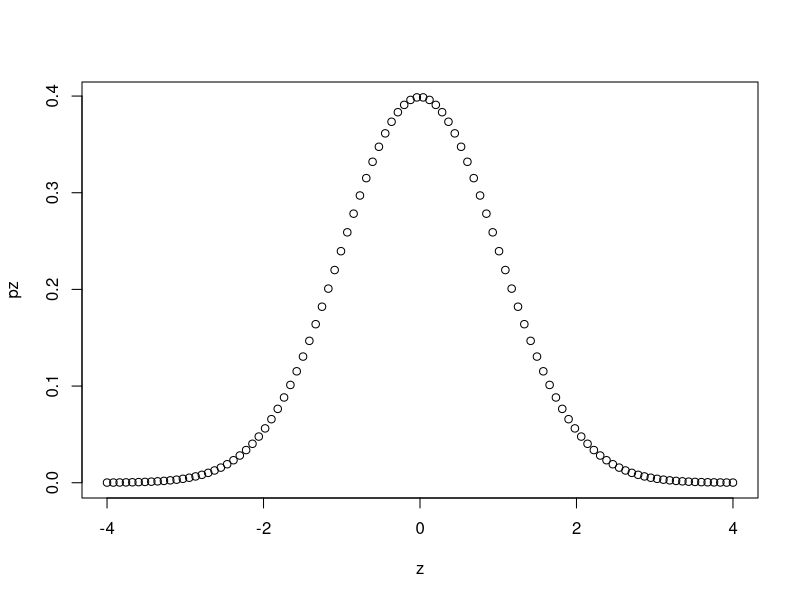
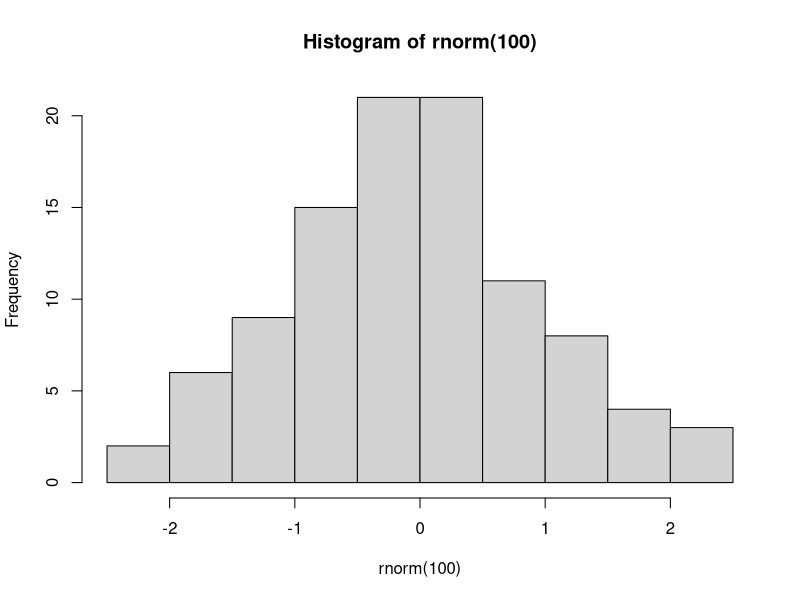
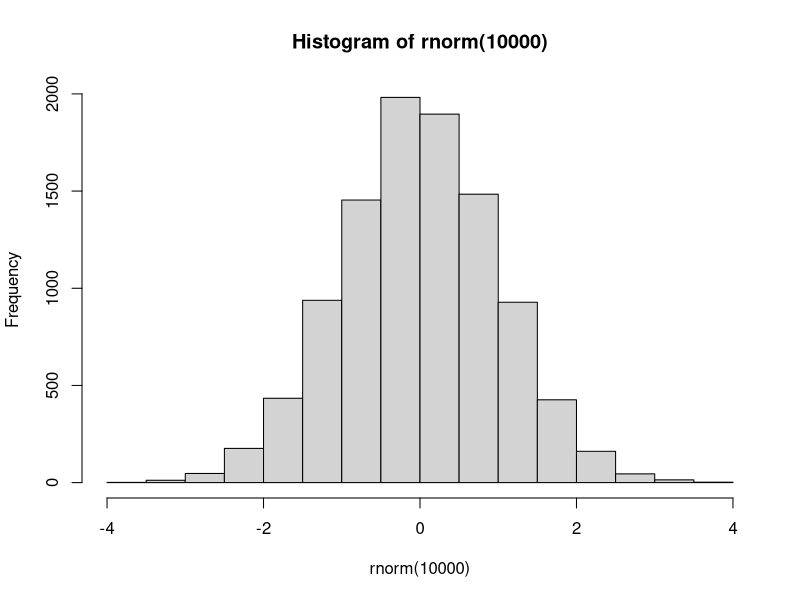
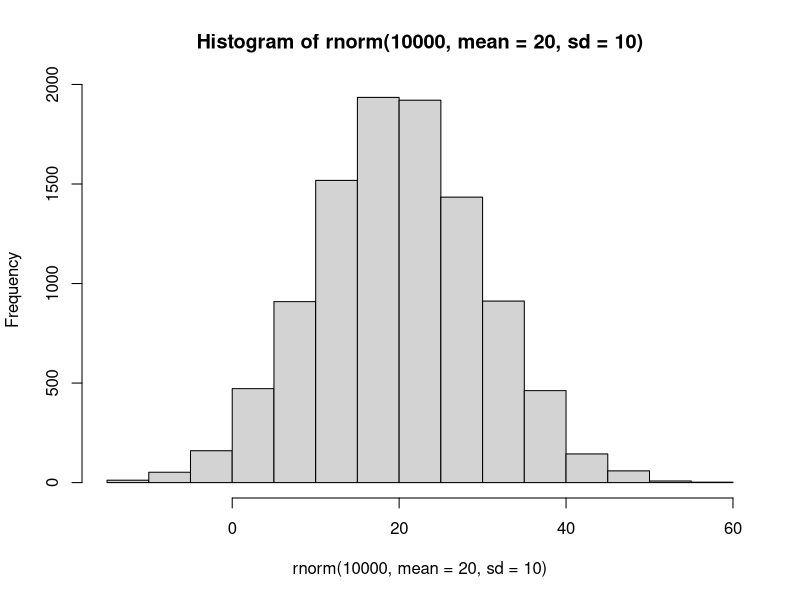
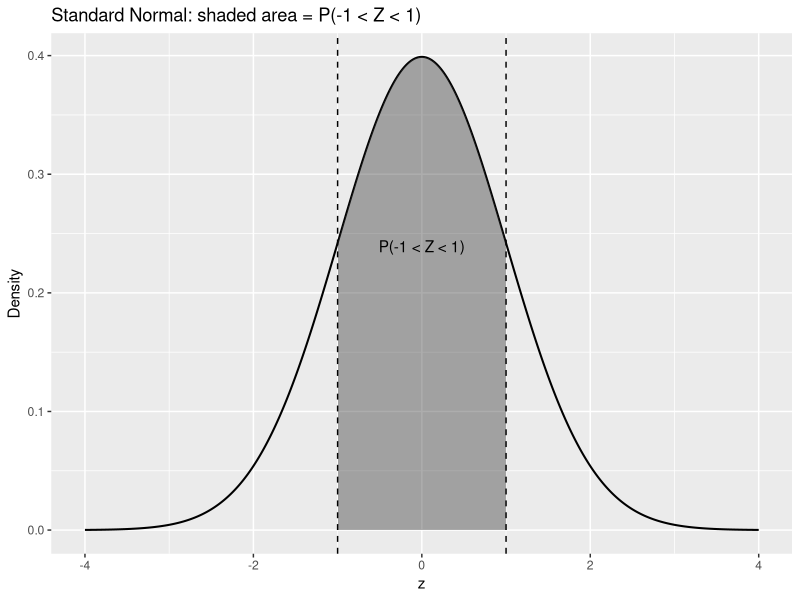
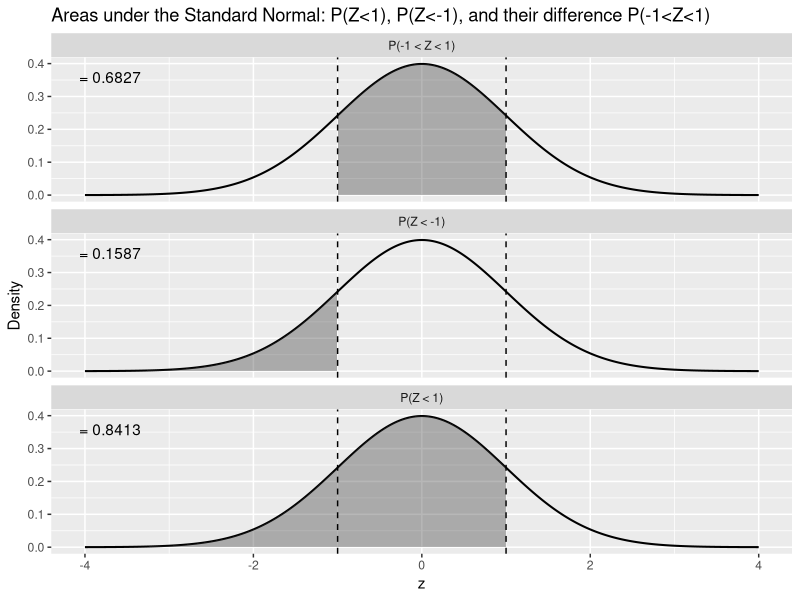
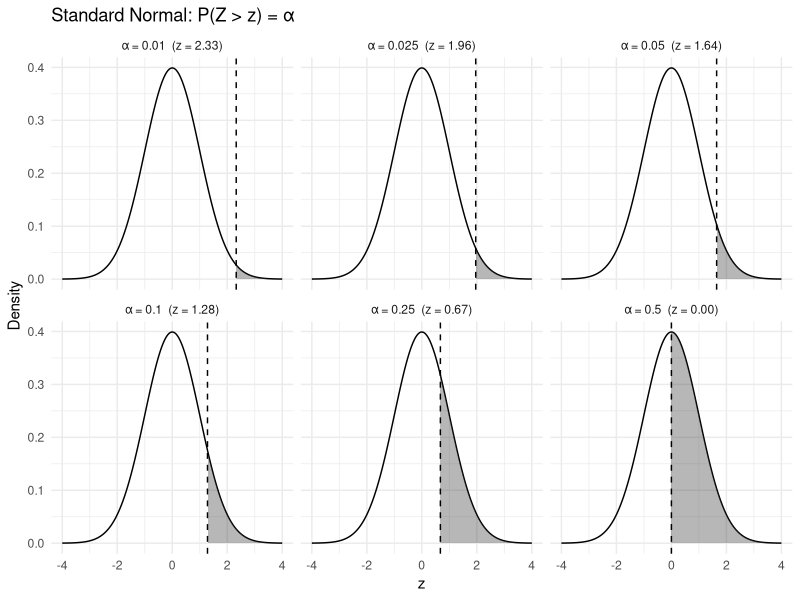
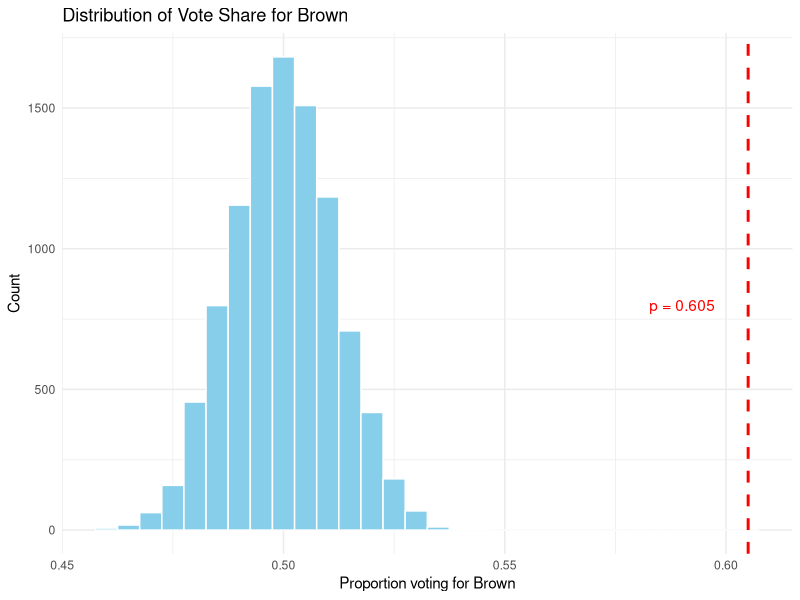

Here is the R script that generated these plots, in order:
library(tidyverse)

# Sampling distributions and z-scores

set.seed(123) # reproducibility

# In this class, we're still using pretty basic functions. 
# The most important knowledge might not be to know how these functions work, you can always google it, check the help?, ask chatgpt.
# Rather, we focus on visualizing what we're doing, and creating links between the empirical part (how would you do it by hand), and the computations.
# As such, the code contains simulations of distributions, and ggplots, which are meant for illustrating more than for you to learn how to use.

# a tutorial on how to use ggplot:
# > https://r4ds.hadley.nz/data-visualize.html

#### Toolbox with main functions ####

# pnorm(q, mean=0, sd=1, lower.tail=TRUE, log.p=FALSE)

# Calculate the probability (or area under the curve / AUC) to the left of a normal distribution: 
# default is mean = 0 and sd  = 1 -> z-distribution
# Returns P(X <= q) for X ~ N(mean, sd)

pnorm(1, lower.tail = FALSE)       # right-tail area at z = 1
pnorm(-1) # this is equivalent to using the table you'll use 'by hand' -> this function works with symmetrically from the course's table

pnorm(-1, mean = 0, sd = 3) # could edit the mean and sd argumments

pnorm(1, lower.tail = F) # using the lower.tail = F argument, this is more similar to using the table (probability, or area under the curve, of a positive z-value)

pnorm(2) - pnorm(-1)               # P(-1 < Z < 2)
pnorm(70, mean=60, sd=10)          # no need to standardize by hand

# dnorm(x, mean=0, sd=1, log=FALSE)
# Returns the density (height) at x — not a probability
dnorm(0) # can be used to plot the distribution of a normal distribution (can always manually set mean and sds) -> we use it with value ranging from -4 to 4, see:

z <- seq(-4, 4, length.out = 100)
pz <- dnorm(z) 

plot(pz~z) # plot of N(0,1)

# qnorm(p, mean=0, sd=1, lower.tail=TRUE, log.p=FALSE)
# Quantile: z such that P(Z <= z) = p // Calculate a z-value for a probability
# P(output < -1) = input 
qnorm(0.5) # will give you the z-value corresponding to a certain probability (still considering the area under the curve of the left of that value, without using lower.tail = F)

qnorm(0.95)
qnorm(0.05) # is equal to the symetric z-value for a centered normal

qnorm(c(0.025, 0.975))             # ≈ -1.96, 1.96 -> could use more than 1 argument

qnorm(0.90, mean=100, sd=15)       # 90th percentile of N(100,15)

# rnorm(n, mean=0, sd=1)
# can be used to generate a random sample for a population that would follow a normal distribution of given mean and sd 
# Random draws; set.seed() for reproducibility
set.seed(123)

rnorm(50) 

hist(rnorm(100))

hist(rnorm(10000))

hist(rnorm(10000, mean = 20, sd = 10))

#### 4.9 ####
# For a normal distribution, verify that the probability between
# (a) μ − σ and μ + σ equals 0.68.
# (b) μ − 1.96σ and μ + 1.96σ equals 0.95.
# (c) μ − 3σ and μ + 3σ equals 0.997.
# (d) μ − 0.67σ and μ + 0.67σ equals 0.50.

# P(μ−kσ<X<μ+kσ)=P(−k<Z<k) # >> remember this!  

## - Visual + computation for P(μ-σ < X < μ+σ) -

## 1) Plot the standard normal and shade area between -1 and 1
z <- seq(-4, 4, length.out = 1000)
df <- data.frame(z = z, dens = dnorm(z))

z_left  <- -1
z_right <-  1

ggplot(df, aes(z, dens)) +
  geom_line(size = 0.7) +
  geom_ribbon(
    data = subset(df, z >= z_left & z <= z_right),
    aes(ymin = 0, ymax = dens),
    alpha = 0.4
  ) +
  geom_vline(xintercept = c(z_left, z_right), linetype = "dashed") +
  labs(
    x = "z",
    y = "Density",
    title = "Standard Normal: shaded area = P(-1 < Z < 1)"
  ) +
  annotate("text", x = 0, y = dnorm(0)*0.6, label = "P(-1 < Z < 1)")

### optional (will be done on whiteboard in class) ###
# probabilities
p_left  <- pnorm(z_left)            # P(Z < -1) -> that's the behavior of the function, it calculates the Area Under the Curve (AUC) on the left of the value
# you could calculate the AUC on the right side by using pnorm(z_left, lower.tail = F) -> check what the default behavior is in the help?
p_right <- pnorm(z_right)           # P(Z <  1)
p_mid   <- p_right - p_left         # P(-1 < Z < 1)

# build a long data frame with which area to shade in each panel
df_long <- bind_rows(
  df %>% mutate(panel = "P(Z < 1)",     shade = ifelse(z <= z_right, dens, NA_real_)),
  df %>% mutate(panel = "P(Z < -1)",    shade = ifelse(z <= z_left,  dens, NA_real_)),
  df %>% mutate(panel = "P(-1 < Z < 1)",shade = ifelse(z >= z_left & z <= z_right, dens, NA_real_))
)

# labels to annotate each facet with its numeric value
ann <- data.frame(
  panel = c("P(Z < 1)", "P(Z < -1)", "P(-1 < Z < 1)"),
  x     = c(-3.7, -3.7, -3.7),
  y     = c(dnorm(0)*0.9, dnorm(0)*0.9, dnorm(0)*0.9),
  lab   = c(
    sprintf("= %.4f", p_right),
    sprintf("= %.4f", p_left),
    sprintf("= %.4f", p_mid)
  )
)

ggplot(df_long, aes(z, dens)) +
  geom_line(size = 0.7) +
  geom_ribbon(aes(ymin = 0, ymax = shade), alpha = 0.35, na.rm = TRUE) +
  geom_vline(xintercept = c(z_left, z_right), linetype = "dashed") +
  facet_wrap(~ panel, nrow = 3) +
  labs(
    x = "z",
    y = "Density",
    title = "Areas under the Standard Normal: P(Z<1), P(Z<-1), and their difference P(-1<Z<1)"
  ) +
  geom_text(data = ann, aes(x = x, y = y, label = lab), inherit.aes = FALSE)


## 2) Compute the probability using pnorm()

# (i) Standard normal version: P(-1 < Z < 1)
p_std <- pnorm(1) - pnorm(-1)        # same as 2*pnorm(1) - 1 (mathematical property of the symmetry, you can draw it by hand)
p_std

# (ii) Equivalent computation on any N(mu, sigma^2): P(mu - sigma < X < mu + sigma) 
# >> just to show you that you can use these functions directly without calculating a z-score in case you're working with "real data"
mu    <- 10
sigma <- 3
p_x <- pnorm(mu + sigma, mean = mu, sd = sigma) -
  pnorm(mu - sigma, mean = mu, sd = sigma)
p_x

## b, (or by extension, c & d) can be calculated by replacing the 'sigma' value here:
p_std <- pnorm(1.96) - pnorm(-1.96)        # same as 2*pnorm(1.96) - 1
p_std

p_std <- pnorm(3) - pnorm(-3)       

p_std <- pnorm(0.67) - pnorm(-0.67)
p_std

# >> in the next example we go from the probability to the z-score

#### 4.10 ####

# Find the z-value for which the probability that a normal variable exceeds μ + zσ equals 
# (a) 0.01, (b) 0.025, (c) 0.05, (d) 0.10, (e) 0.25, (f) 0.50

qnorm(1 - 0.01) # this is the simple way of doing it 
# note that the behavior is the area under the curve on the left of the computed quantile

# next I propose a visualisation + a way to do it for multiple values

# Target tail probabilities
alpha <- c(0.01, 0.025, 0.05, 0.10, 0.25, 0.50)

# z such that P(Z > z) = alpha
z <- qnorm(1 - alpha)

# Quick table (z rounded) + check via pnorm()
res <- data.frame(alpha = alpha, z = round(z, 3),
                  check = round(pnorm(z, lower.tail = FALSE), 3))
print(res)

# - Plot: shade right-tail area α in each panel 
zgrid <- seq(-4, 4, length.out = 2000)
base  <- data.frame(z = zgrid, dens = dnorm(zgrid))

# Build a small dataframe for facets (one per alpha)
labels <- paste0("α = ", alpha, "  (z = ", sprintf("%.2f", z), ")")
plot_df <- do.call(rbind, lapply(seq_along(alpha), function(i) {
  df <- base
  df$panel <- labels[i]
  df$shade <- ifelse(df$z >= z[i], df$dens, NA_real_)
  df
}))
vlines <- data.frame(panel = labels, x = z)

ggplot(plot_df, aes(z, dens)) +
  geom_line() +
  geom_ribbon(aes(ymin = 0, ymax = shade), alpha = 0.35, na.rm = TRUE) +
  geom_vline(data = vlines, aes(xintercept = x), linetype = "dashed") +
  facet_wrap(~ panel, nrow = 2) +
  labs(title = "Standard Normal: P(Z > z) = α",
       x = "z", y = "Density") +
  theme_minimal()

#### Normal distribution + z-score for a proportion variable (votes for Brown) ####

# example 4.11 from the book (in the course section, not the exercices)

# Set parameters
n <- 1824       # number of voters
n_sim <- 10000  # number of simulated elections

# Simulate each election: number of votes for Brown
votes_Brown <- rbinom(n = n_sim, size = n, prob = 0.5)

# Compute proportion of votes for Brown
prop_Brown <- votes_Brown / n

# Basic summary
mean(prop_Brown)        # average vote share for Brown (should be close to 0.5)
sd(prop_Brown)          # standard deviation across simulations : sqrt(p*(1-p)/n) is an estimation (in practice we usually do not know the underlying pop's sd)

data <- data.frame(prop_Brown)

# Plot with ggplot2
ggplot(data, aes(x = prop_Brown)) +
  geom_histogram(binwidth = 0.005, fill = "skyblue", color = "white") +
  geom_vline(xintercept = 0.605, color = "red", linetype = "dashed", size = 1) +
  annotate("text", x = 0.605, y = 800, label = "p = 0.605", color = "red", hjust = 1.5) +
  labs(
    title = "Distribution of Vote Share for Brown",
    x = "Proportion voting for Brown",
    y = "Count"
  ) +
  theme_minimal()

# simpler version (how I would plot it quickly)
# ggplot(data, aes(x = prop_Brown)) +
#   geom_histogram(binwidth = 0.005, fill = "skyblue", color = "white") +
#   geom_vline(xintercept = 0.605, color = "red", linetype = "dashed", size = 1)

# calculation of a z-score:
p_hat <- 0.605 # observed probability in sample
p0 <- 0.5 # theoretical probability from population if votes are spread 50-50
n <- 1824 # sample size

# the formula is essentially an estimation of how big the deviation is:
# how many standard errors is the value observed from the mean
# this is using the formulas from the "Data Analysis for Public Policy Formulas.pdf" file
# (z score for one sample proportion), using se_0
z <- (p_hat - p0) / sqrt(p0 * (1 - p0) / n) # formula for proportion z-score

z

# probability to observe a value larger than z in a normal distribution 
1 - pnorm(z) # pnorm calculates the probability of a sample mean being smaller than the z-score, in a normal distribution
# when we start talking about tests, that would be the equivalent of a one-sided test

# >> this tells us that the population from which we sampled might be different from the one we simulated (mean = 0.5)

##### example (try to think how to do it yourself) #####
# ?> how would you visualize the likelihood of the population's sample mean to be 0.6 (if the observed sample is 0.6, with n = 1824)

p_hat <- 0.605 # observed probability in sample
p0 <- 0.6 # theoretical probability from population if votes are spread 60-40
n <- 1824 # pop size

z <- (p_hat - p0) / sqrt(p0 * (1 - p0) / n) # formula for proportion z-score, no direct way of doing this for a proportion in R (we'll cover it in the Chi2 chapters)

z

# probability to observe a value larger than z in a normal distribution 
1 - pnorm(z) # pnorm calculates the probability of a sample being smaller than the z-score, in a normal distribution

### here we visualize the example:

# approximate / simulate sampling distribution under H0
mean0 <- p0
sd0 <- sqrt(p0 * (1 - p0) / n) # could also use the sd of the pop, from the book, but it's usually not known

x <- seq(mean0 - 4*sd0, mean0 + 4*sd0, length.out = 400)
y <- dnorm(x, mean = mean0, sd = sd0)*sd0 # standardize output to have this and next plot on the same scale
df1 <- data.frame(x = x, y = y)

ggplot(df1, aes(x, y)) +
  geom_line(color = "steelblue", size = 1) +
  geom_vline(xintercept = p_hat, color = "red", linetype = "dashed") +
  annotate("text", x = p_hat, y = max(y)*0.9, label = "Observed p̂", color = "red", hjust = -0.1) +
  labs(
    title = "Sampling distribution of sample proportion under H0",
    x = "Sample proportion",
    y = "Density"
  ) +
  theme_minimal()

# >> it's likely the sample is taken from a population that has a proportion of voters around 0.6 for Brown

# how to represent z on that plot?

x2 <- seq(-4, 4, length.out = 400)
y2 <- dnorm(x2) # 
df2 <- data.frame(x2, y2)

ggplot(df2, aes(x2, y2)) +
  geom_area(data = subset(df2, x2 >= z), aes(x2, y2), fill = "red", alpha = 0.3) +
  geom_line(color = "steelblue", size = 1) +
  geom_vline(xintercept = z, color = "red", linetype = "dashed") +
  annotate("text", x = z, y = 0.05, label = paste0("z = ", round(z, 2)), color = "red", hjust = -0.1) +
  annotate("text", x = z, y = 0.10, label = paste0("AUC = ", round(1 - pnorm(z), 2)), color = "red", hjust = -0.05) +
  labs(
    title = "Standard normal curve showing z-score and area under curve (AUC)",
    x = "z-score",
    y = "Density"
  ) +
  theme_minimal()

# simpler version (how I would plot it quickly)
# ggplot(df2, aes(x = x2, y = y2)) +
#   geom_area(data = subset(df2, x2 >= z), aes(x = x2, y = y2), fill = "red", alpha = 0.3) +
#   geom_line(color = "steelblue", size = 1) + # geom_point could also do the job
#   geom_vline(xintercept = z, color = "red", linetype = "dashed")

#### Normal distribution + z-score for a continuous variable (heights) ####
# made up example
# Suppose adult heights (in cm) are approximately Normal with:
mu <- 170   # population mean height
sigma <- 8  # population sd

# Simulate a population-like sample
N <- 5000
heights <- tibble(height = rnorm(N, mean = mu, sd = sigma))

# Choose an observed height and compute its z
x_obs <- 185
z_obs <- (x_obs - mu) / sigma
p_right <- 1 - pnorm(z_obs)   # one-sided "taller than x_obs"
p_two   <- 2 * (1 - pnorm(abs(z_obs)))  # two-sided tail area

z_obs
p_right
p_two

# Visualize the population Normal model with the observed value
x <- seq(mu - 4*sigma, mu + 4*sigma, length.out = 400)
df_norm <- tibble(x = x, y = dnorm(x, mean = mu, sd = sigma))

ggplot(df_norm, aes(x, y)) +
  geom_line(color = "steelblue", linewidth = 1) +
  geom_area(data = subset(df_norm, x >= x_obs), aes(x, y), fill = "red", alpha = 0.25) +
  geom_vline(xintercept = x_obs, color = "red", linetype = "dashed") +
  annotate("text", x = x_obs, y = max(df_norm$y)*0.9,
           label = paste0("Observed x = ", x_obs, " cm"), color = "red", hjust = -0.05) +
  annotate("text", x = mu + 2.3*sigma, y = max(df_norm$y)*0.5,
           label = paste0("z = ", round(z_obs, 2),
                          "\nP(X ≥ x) = ", signif(p_right, 3)),
           color = "black", hjust = 0) +
  labs(
    title = "Normal model for height with one-sided tail beyond observed x",
    x = "Height (cm)",
    y = "Density"
  ) +
  theme_minimal()

# Show the same z on the Standard Normal with shaded tail
x_z <- seq(-4, 4, length.out = 400)
df_z <- tibble(z = x_z, dens = dnorm(x_z))

ggplot(df_z, aes(z, dens)) +
  geom_line(color = "steelblue", linewidth = 1) +
  geom_area(data = subset(df_z, z >= z_obs), aes(z, dens), fill = "red", alpha = 0.25) +
  geom_vline(xintercept = z_obs, color = "red", linetype = "dashed") +
  annotate("text", x = z_obs, y = 0.05,
           label = paste0("z = ", round(z_obs, 2)), color = "red", hjust = -0.1) +
  annotate("text", x = z_obs, y = 0.10,
           label = paste0("AUC (right) = ", signif(p_right, 3)), color = "red", hjust = -0.05) +
  labs(
    title = "Standard normal curve: z-score and right-tail area",
    x = "z-score",
    y = "Density"
  ) +
  theme_minimal()

#### Z-score for a sample mean (CLT / sampling distribution) ####
# using the same population from the previous example
# Draw a sample of n individuals and visualize whether its mean differs from mu

n <- 36
samp <- sample(heights$height, size = n, replace = TRUE) # that's the sample, you can print(samp)
xbar <- mean(samp) # observed sample mean

## >> Big underlying question: what is the likelihood of observing a mean that's THAT different, when sampling from that population randomly? 

# if the sample comes from the underlying distribution: mean = mu with known sigma, the sampling distribution is Normal(mu, sigma/sqrt(n))
se <- sigma / sqrt(n)
z_xbar <- (xbar - mu) / se # calculate the z-score for that sample
p_two_mean <- 2 * (1 - pnorm(abs(z_xbar))) # and the two-sided area under the curve for a given z-score 
# (we don't care whether it's larger or smaller, in this example) 

xbar
z_xbar
p_two_mean
diffMu <- abs(xbar - mu) # absolute difference in means

# Visualize the sampling distribution and the observed sample mean
x_samp <- seq(mu - 4*se, mu + 4*se, length.out = 400)
df_samp <- tibble(x = x_samp, y = dnorm(x_samp, mean = mu, sd = se))

ggplot(df_samp, aes(x, y)) +
  geom_line(color = "steelblue", linewidth = 1) +
  geom_area(data = subset(df_samp, x >= mu + diffMu), aes(x, y), fill = "red", alpha = 0.25) +
  geom_area(data = subset(df_samp, x <= mu - diffMu), aes(x, y), fill = "red", alpha = 0.25) +
  geom_vline(xintercept = xbar, color = "red", linetype = "dashed") +
  annotate("text", x = xbar, y = max(df_samp$y)*0.9,
           label = paste0("Observed x̄ = ", round(xbar, 2), " cm"),
           color = "red", hjust = -0.05) +
  annotate("text", x = mu + 2.5*se, y = max(df_samp$y)*0.55,
           label = paste0("z = ", round(z_xbar, 2),
                          "\nTwo-sided p = ", signif(p_two_mean, 3)),
           color = "black", hjust = 0) +
  labs(
    title = "Sampling distribution of the sample mean under H0",
    x = "Sample mean (cm)",
    y = "Density"
  ) +
  theme_minimal()

### let's visualise what happens if we run this 20 times

# install.packages('patchwork')
library(patchwork)

# this is a function that allows me to sample the population with a given mu, sigma, and n, so I can do that multiple times

creatingPlot <- function(heights_vec, mu, sigma, n = 36) {
  samp <- sample(heights_vec, size = n, replace = TRUE)
  xbar <- mean(samp)
  
  se <- sigma / sqrt(n)
  z_xbar <- (xbar - mu) / se
  p_two_mean <- 2 * (1 - pnorm(abs(z_xbar)))
  diffMu <- abs(xbar - mu)
  
  x_samp <- seq(mu - 4 * se, mu + 4 * se, length.out = 400)
  df_samp <- tibble(x = x_samp, y = dnorm(x_samp, mean = mu, sd = se))
  ymax <- max(df_samp$y)
  
  # return a ggplot object
  ggplot(df_samp, aes(x, y)) +
    geom_line(color = "steelblue", linewidth = 1) +
    geom_area(data = subset(df_samp, x >= mu + diffMu), aes(x, y), fill = "red", alpha = 0.25) +
    geom_area(data = subset(df_samp, x <= mu - diffMu), aes(x, y), fill = "red", alpha = 0.25) +
    geom_vline(xintercept = xbar, color = "red", linetype = "dashed") +
    annotate("text", x = xbar - 0.01*xbar, y = ymax * 0.9,
             label = paste0("Observed x̄ = ", round(xbar, 2), " cm"),
             color = "red", hjust = 0) +
    annotate("text", x = mu - 0.5 * se, y = ymax * 0.55,
             label = paste0("z = ", round(z_xbar, 2),
                            "\nTwo-sided p = ", signif(p_two_mean, 3)))+
    # xlim(150,180)+ # could help see the difference when playing with different sigma & n -> (Ctrl + Shift + C) to comment/uncomment
    theme_minimal()
}

# - build N plots as a list, calling the function inside replicate (here, I do it 12 times, it is the first argument of the following code)
plots <- replicate(
  12,                                                  # how many plots you want
  creatingPlot(heights_vec = heights$height, mu = mu, sigma = sigma, n = 2),
  simplify = FALSE
)

# - A) 5 x 4 grid on one panel -
# using patchwork
wrap_plots(plots, nrow = 3, ncol = 4) # plotting all together

## >> Reminder -- Big underlying question: what is the likelihood of observing a mean that's THAT different, when sampling from that population randomly? 

# >> If you would run this simulation enough times, you'd have some instances where the sampled mean was quite different from the population. It is less likely, but still possible. 

# >> remember that we are using mu and sigma from a population (we assume we know these), normally you'd have to use an estimate of that, based on your sample(s)
# ?> question: what happens if I change sigma, or n? Are z, and p, going to be larger, smaller, or the same?

# >>! important note: when estimating the mean from our sample when doing hypothesis testing, we don't consider the distribution of mean to be a perfect gaussian. 
# >> Rather, we use a more conservative distribution that 
